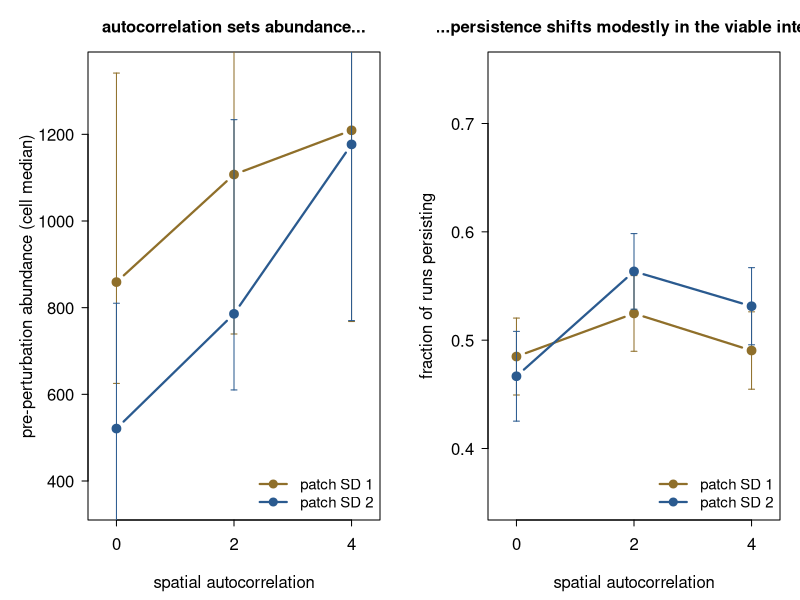

The R source for this figure:
#!/usr/bin/env Rscript
# Fig 3: autocorrelation raises abundance, and persistence follows.
g <- read.csv("fig3_panels.csv")
sdcol <- c("1"="#8f6f2a","2"="#2a5a8f")
pdf("fig3_abundance_mediation_v3.pdf", width=8.8, height=4.0)
par(mfrow=c(1,2), mar=c(4,4.4,2.6,1), mgp=c(2.6,.7,0), tcl=-.3, las=1)
for (panel in 1:2) {
  ylab <- if(panel==1) "pre-perturbation abundance (cell median)" else "fraction of runs persisting"
  main <- if(panel==1) "autocorrelation sets abundance..." else "...persistence shifts modestly in the viable interior"
  yl <- if(panel==1) c(350,1350) else c(.35,.75)
  plot(NA, xlim=c(-.3,4.3), ylim=yl, xaxt="n", xlab="spatial autocorrelation", ylab=ylab, main=main, cex.main=1)
  axis(1, c(0,2,4))
  for (sd in c(1,2)) {
    q <- g[g$patch_sd==sd,]; q<-q[order(q$ac),]; cc <- sdcol[as.character(sd)]
    if (panel==1) { arrows(q$ac,q$base_lo,y1=q$base_hi,angle=90,code=3,length=.03,col=cc)
                    lines(q$ac,q$base,type="b",pch=19,lwd=2.2,col=cc) }
    else          { arrows(q$ac,q$persist-q$pse,y1=q$persist+q$pse,angle=90,code=3,length=.03,col=cc)
                    lines(q$ac,q$persist,type="b",pch=19,lwd=2.2,col=cc) }
  }
  legend("bottomright", bty="n", lwd=2.2, pch=19, col=sdcol, legend=c("patch SD 1","patch SD 2"), cex=.9)
}
dev.off()
cat("wrote fig3\n")
